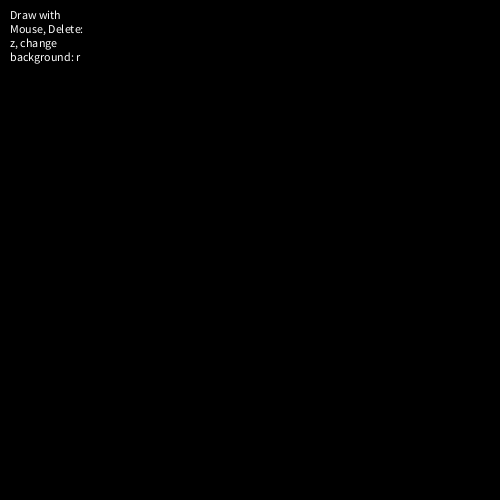
Frame 1 (no input)
Frame 60 (the mouse pressed at the canvas centre just before this capture): identical to frame 1, image omitted
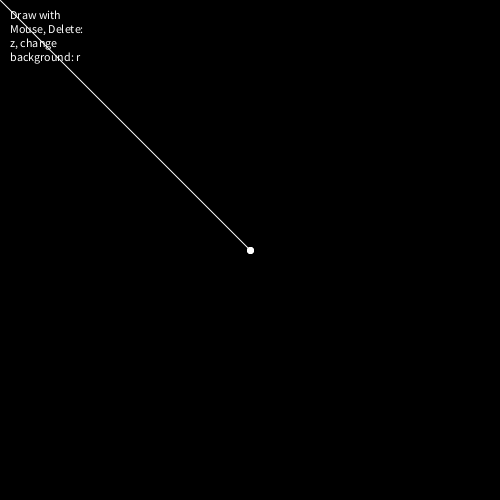
Frame 120 (the mouse held since frame 60 and released just before this capture)

The Processing sketch that drew these frames (run headless with seeded random() and noise(); from frame 60 on, the mouse is pressed at the canvas centre):

// Processing sketch: processing_133440
// ── processing_133440.pde

String s = "Draw with Mouse, Delete: z, change background: r";
 
 
void setup() {
  size(500, 500);
  background(0, 0, 0);
  text(s, 10, 10, 75, 100);
   // Text wraps within text box
}

float strokeSize = 1;

void draw() {
  if (mousePressed) {
    stroke(#ffffff);
    strokeWeight(strokeSize);
    strokeSize = (strokeSize +0.1);
    line(pmouseX, pmouseY, mouseX, mouseY);
  }
  else {
    strokeSize = 1;
  }
  
}

void keyPressed() {
  
  if (key=='z') {
    background(0);
    text(s, 10, 10, 75, 100);
    
  }
 
  
  if (key=='r') {
      
    background(255, 0, 0);
    stroke(0, 0, 0);
    strokeWeight(strokeSize);
    text(s, 10, 10, 75, 100);
  }

}
